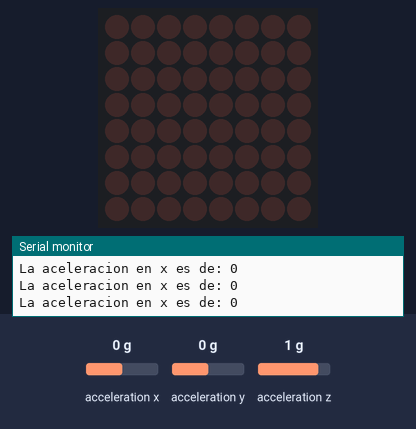
A sketch run on a simulated Arduino Uno, built with avr-gcc and run on an emulated ATmega328P. Shown: 8×8 LED matrix, the last lines printed to the serial monitor. The test bench sets the inputs (shaded band); at power-on: acceleration x 0 g, acceleration y 0 g, acceleration z 1 g.

Above: at 1.2 s.
1.3 s: acceleration x set to -1.4 g
At 2.5 s:
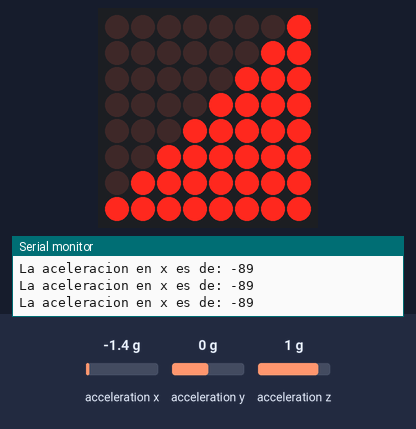
3.3 s: acceleration x set to 1.4 g
At 5.0 s:
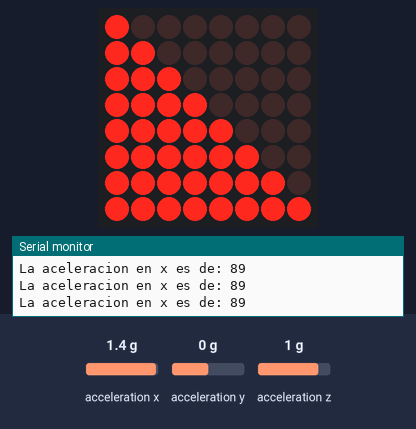
5.3 s: acceleration x set to -0.1 g
At 6.5 s:
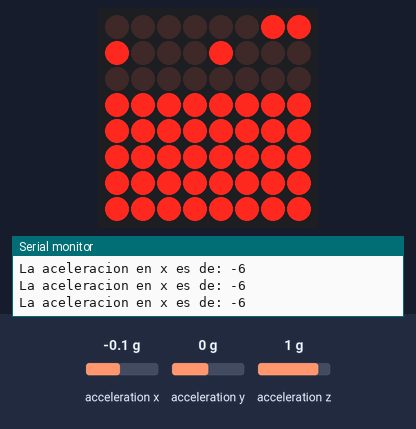
7.3 s: acceleration x set to -0.8 g
At 7.76 s:
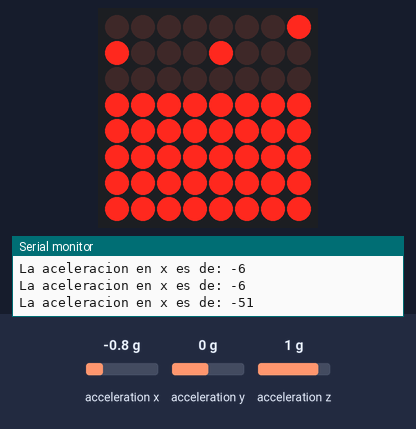
Timing chart, 0 to 10.3 s (numbered marks = the images above; inputs shaded):
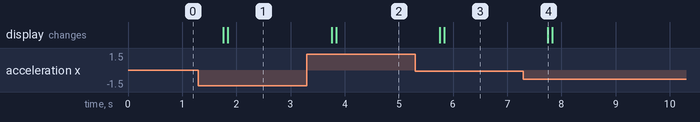

The sketch:

practica_6_kevin.ino
```cpp
/*
 * Fundación Kinal
 * Centro educativo técnico laboral Kinal
 * Electrónica
 * Grado: Quinto
 * Sección: "A"
 * Curso: Taller de Electronica y computacion I
 * Nombre: Kevin Audiel Solano Torres
 * Carnet:2022291
 * Proyecto: nivel burbuja, practica 6
*/

#include <LedControl.h>
#include<Wire.h>
#include <SparkFun_ADXL345.h>


#define dataPin0   12
#define dataClock0 11
#define dataLoad0  10


LedControl MKEVIN = LedControl(dataPin0,dataClock0,dataLoad0,1);
ADXL345 acele = ADXL345();
int x;
int y;
int z;


byte agua_0[8]= {      //recto
B00000011,
B10001000,
B00000000,
B11111111,
B11111111,
B11111111,
B11111111,
B11111111,
};

byte agua_1[8]= {       //inclinado izquierda
B10000000,
B11000000,
B11100000,
B11110000,
B11111000,
B11111100,
B11111110,
B11111111,
};

byte agua_2[8]= {        //inclinado derecha
B00000001,
B00000011,
B00000111,
B00001111,
B00011111,
B00111111,
B01111111,
B11111111,
};

byte agua_3[8]= {        //semi izquierda
B11000000,
B11110000,
B11111100,
B11111111,
B11111111,
B11111111,
B11111111,
B11111111,
};

byte agua_4[8]= {        //semi derecha
B00000011,
B00001111,
B00111111,
B11111111,
B11111111,
B11111111,
B11111111,
B11111111,
};


void setup()
{
 Serial.begin(9600);     //Inicio la comunicacion serial a 9600 baudios.
 Serial.println("Uso del acelerometro ADXL345");
 acele.powerOn();             //Enciendo el acelerometro.
 acele.setRangeSetting(8);   //Configuro para medir la aceleracion con 8g.
 MKEVIN.shutdown(0,false);
 MKEVIN.setIntensity(0,15);
 MKEVIN.clearDisplay(0);
}

void loop()
{
 acele.readAccel(&x,&y,&z);
 Serial.print("La aceleracion en x es de: ");
 Serial.println(x);
 delay(250);


 if(x<0&&x>-8){//recto
  for(int i=0; i<8;i++){
  MKEVIN.setRow(0,i,agua_0[i]);
  delay(10);
                       }

 }


if(x<-10){//derecha
  for(int i=0; i<8;i++){
  MKEVIN.setRow(0,i,agua_2[i]);
  delay(10);
                       }

 }


if(x>60){//inclinado iza
  for(int i=0; i<8;i++){
  MKEVIN.setRow(0,i,agua_1[i]);
  delay(10);
                       }
 }


}
```

Measured:
- after the input at 1.3 s, the display: first changes after 0.46 s (image 1 shows a later state)
- after the input at 3.3 s, the display: first changes after 0.46 s (image 2 shows a later state)
- after the input at 5.3 s, the display: first changes after 0.46 s (image 3 shows a later state)
- after the input at 7.3 s, the display: changes after 0.45 s (image 4)
